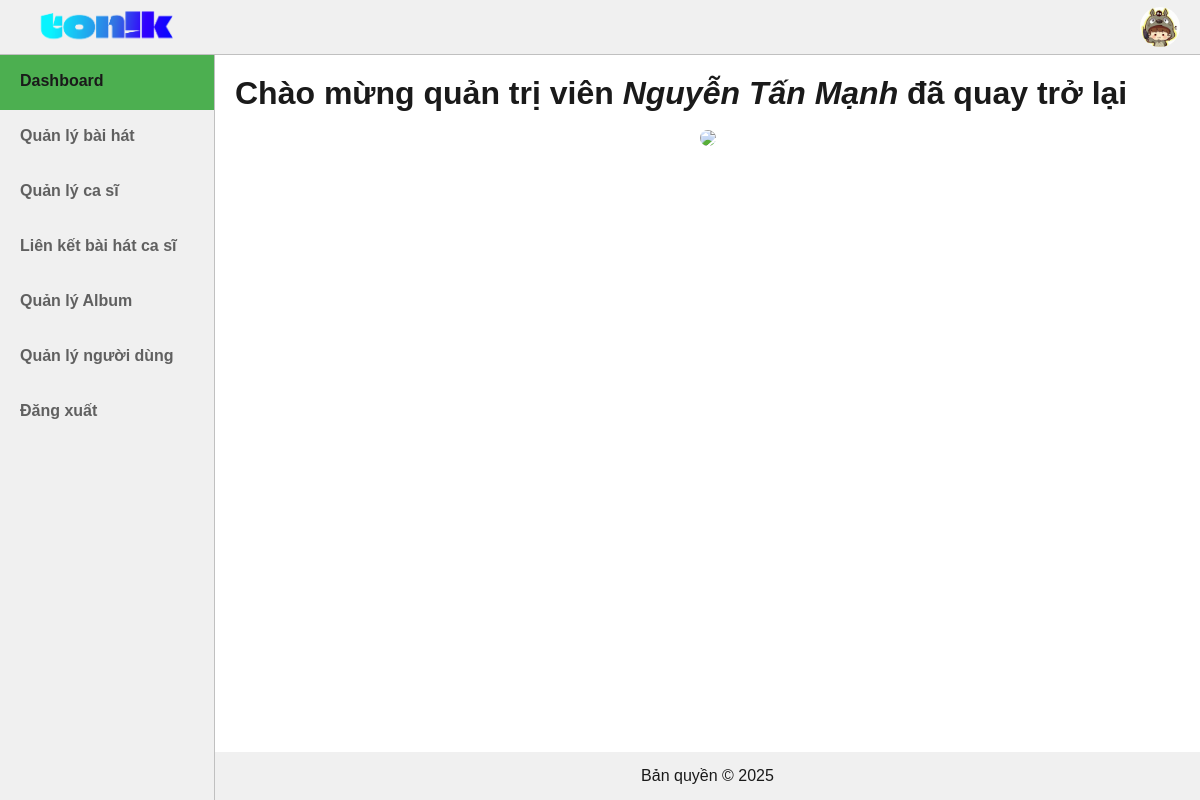
The page /blank_web/play-music/admin/dashboard.php (signed in) on the database its author committed.
### tables this page shows
CREATE TABLE Usr (
  MaUsr int AUTO_INCREMENT,
  Username varchar(50),
  Password varchar(50),
  Role varchar(5),
  Avatar varchar(200),
  HoTen varchar(100),
  GioiTinh varchar(10),
  NgaySinh date,
  CONSTRAINT pk_usr PRIMARY KEY (MaUsr)
);

### blank_web/play-music/admin/dashboard.php (the view, shortened to what this page needs)
<?php include("../config/connect.php"); ?>
<?php include("include/header.php");?>
<?php include("include/sidebar.php");?>
<div class="main-content">
	<?php
		$maUsr = $_SESSION['mausr'];
		$stmt = $conn->prepare("select * from Usr where MaUsr = ?");
		$stmt->bind_param("i", $maUsr);
		$stmt->execute();
		$result = $stmt->get_result();
		while ($row = $result->fetch_assoc()) {
			echo "<h1>Chào mừng quản trị viên <i>{$row['HoTen']}</i> đã quay trở lại</h1>";
		}
	?>
	<br/>
	<div align="center">
		<img src="/play-music/media/image/items/about-us-image-1.png" style="border-radius: 20px;"/>
	</div>
</div>
<?php include("include/footer.php");?>

### blank_web/play-music/admin/include/header.php (shortened to what this page needs)
<!DOCTYPE html>
<html>
	<head>
		<link rel="stylesheet" type="text/css" href="/play-music/css/admin/style.css"/>
	</head>
	<body>
		<div class="nav-bar">
			<div class="top-toggle-logo">
				<div class="logo">
					<a href="/play-music/index.php">
						<img src="/play-music/media/image/items/logo.png" width="150px"/>
					</a>
				</div>
			</div>
			<div class="top-search">
			</div>
			<div class="top-menu">
			</div>
			<div class="top-button-login">
				<?php if (isset($_SESSION['role']) && ($_SESSION["role"] == "admin" || $_SESSION["role"] == "user")) {
					$sql = "select Avatar from Usr where Username = '{$_SESSION['username']}'";
					$result = $conn->query($sql);
					$avatar = "";
					while ($row = $result->fetch_assoc()) {
						$avatar = $row['Avatar'];
					}?>
				<div class="dark-mode">
				</div>
				<div class="login-item">
					<img onclick="showLoginDropdownMenu();" src="<?php echo $avatar;?>" width="40px" style="border-radius: 50%;"/>
				</div>
				<?php } ?>
			</div>
		</div>

### blank_web/play-music/css/admin/style.css (style rules this page uses)
:root { --font: Arial, Helvetica, sans-serif; --bg-color: #ffffff; --text-color: #1a1a1a; --nav-color: #f0f0f0; --input-color: #ffffff; --input-focus-color: #e8f5e9; --button-color: #4CAF50; --button-border-color: rgba(0, 0, 0, 0.2); --input-border-focus-color: rgba(76, 175, 80, 0.6); --link-color: rgba(0, 0, 0, 0.6); --menu-hover-color: rgba(0, 0, 0, 0.7); --dropdown-color: rgba(0, 0, 0, 0.6); --dropdown-hover-color: #f0f0f0; }
a { cursor: pointer; text-decoration: none; color: var(--link-color); font-weight: bold; }
* { box-sizing: border-box; margin: 0; }
body { font-family: var(--font); background-color: var(--bg-color); color: var(--text-color); }
.nav-bar { padding: 0px; width: 100%; height: 55px; position: fixed; top: 0; display: grid; grid-template-columns: 215px 2fr 240px 1fr; background-color: var(--nav-color); z-index: 2; border-bottom: 1px solid var(--button-border-color); }
.nav-bar .top-toggle-logo { justify-content: center; display: flex; }
.nav-bar .top-toggle-logo .logo { padding-top: 3px; display: block; }
.nav-bar .top-search { height: 100%; padding-left: 15px; }
.nav-bar .top-button-login { display: grid; grid-template-columns: auto auto auto; justify-content: end; padding-right: 20px; }
.nav-bar .top-button-login .login-item { padding-top: 7px; }
.nav-bar .top-button-login .login-item img { cursor: pointer; }
.nav-bar .top-button-login .dark-mode { padding: 15px 25px 0px 15px; }
.main-content { padding: 20px; margin-top: 55px; margin-left: 215px; }

### rows shown on the page
usr: Avatar (picture), HoTen "Nguyễn Tấn Mạnh"
